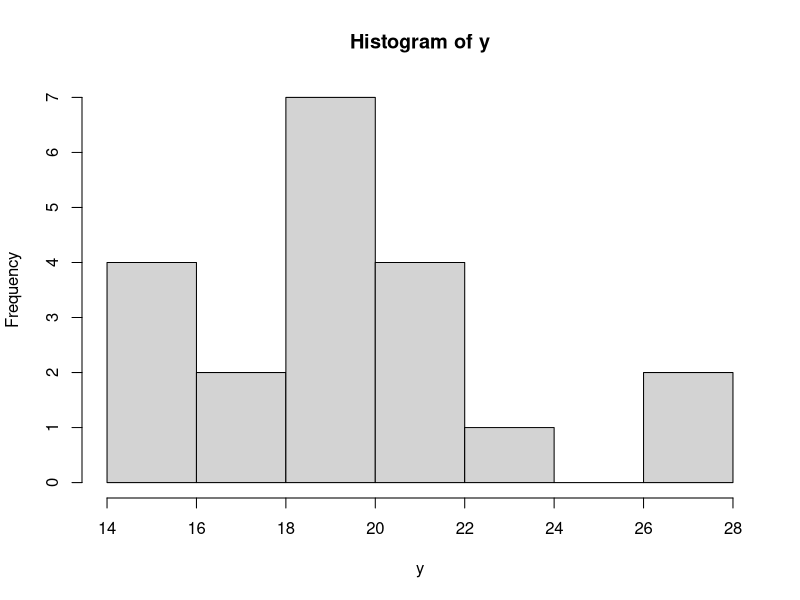
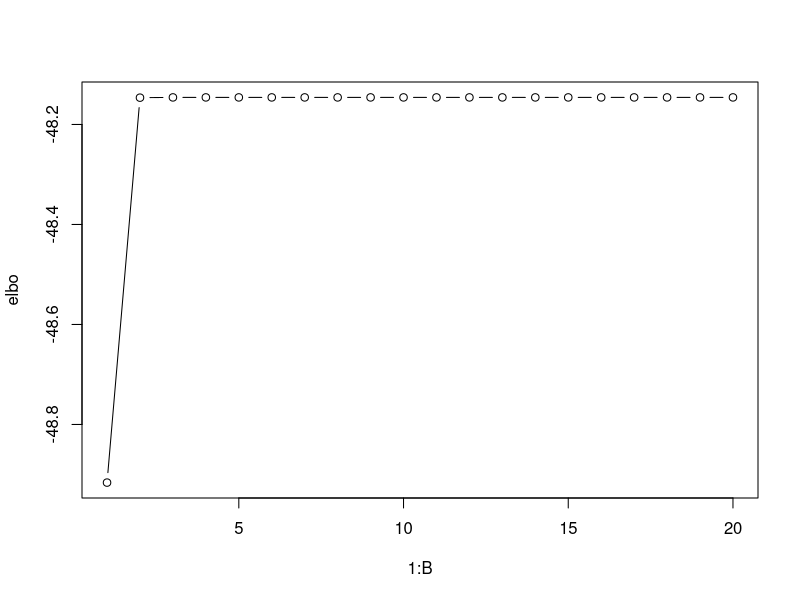
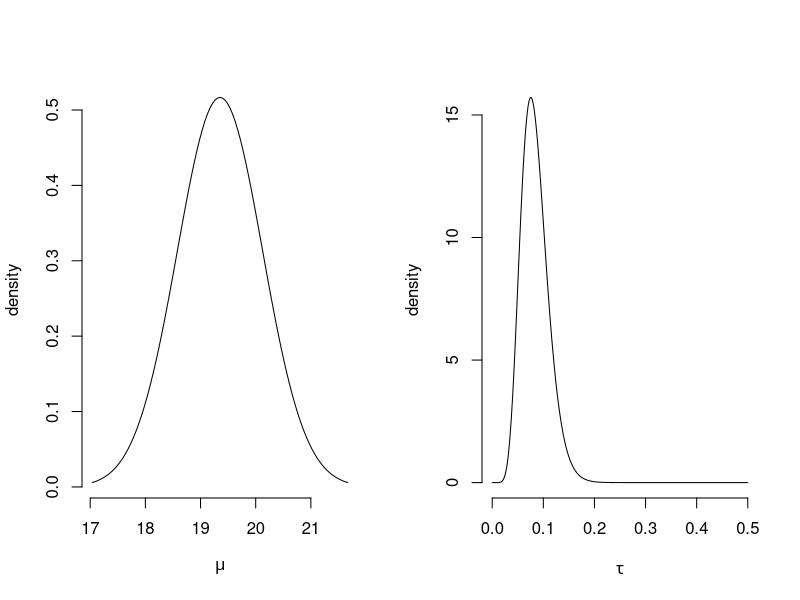

Generate these figures, in order, with R:
# Simulate fake data
set.seed(80601)
y <- rnorm(n = 20, mean = 20, sd = 3)
hist(y)
init <- c(0,1,1)
# Prior parameters
a0 <- 0.01
b0 <- 0.01
mu0 <- 0
tau0 <- 1e-4
# Precompute summary statistics
n <- length(y); 
sum_y <- sum(y)
# Initialize algorithm
E_mu <- init[1]
var_mu <- init[2]
E_tau <- init[3]
# Determine the number of iterations
B <- 20
an <- a0+0.5*n
# Monitor the ELBO
elbo <- numeric(B)
for(i in 1:B){
  # Update each parameter in turn
  var_mu <- 1/(tau0 + n*E_tau)
  E_mu <- var_mu*(tau0*mu0 + E_tau*sum_y)
  bn <- (b0+0.5*sum((y-E_mu)^2) + 0.5*n*var_mu)
  E_tau <- an/bn
  # Recompute the ELBO at the end of each cycle
  elbo[i] <- -an*log(bn) +0.5*log(var_mu)-0.5*tau0*((mu0-E_mu)^2 + var_mu)
}

# Monitor the convergence of the ELBO
plot(1:B, elbo, type = "b")
# Plot the marginal approximations
par(mfrow = c(1,2))
curve(dnorm(x, mean = E_mu, sd = sqrt(var_mu)), 
            from = E_mu - 3*sqrt(var_mu), 
            to = E_mu + 3*sqrt(var_mu),
      ylab = "density", xlab = expression(mu), bty = "n")

curve(dgamma(x, shape = an, rate = bn), from = 0, to = 0.5,
      n = 1001,
      ylab = "density", xlab = expression(tau), bty = "n")


